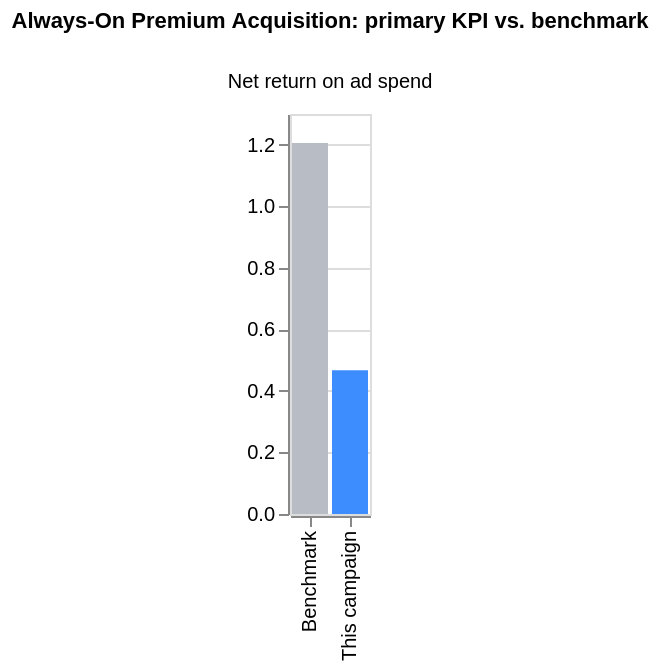

Here is the notebook cell this chart was saved with:
### Markdown cell above
**What to look at:** the decision is traceable — it names the KPI, the benchmark,
and the reason. Here's how that primary KPI compares to its benchmark, and how the
whole portfolio's decisions break down:

### Code cell
rows = [{"Metric": m.label, "Which": "This campaign", "Value": m.actual} for m in p.primary_kpis]
rows += [{"Metric": m.label, "Which": "Benchmark", "Value": m.benchmark} for m in p.primary_kpis]
alt.Chart(pd.DataFrame(rows)).mark_bar().encode(
    x=alt.X("Which:N", title=None), y=alt.Y("Value:Q", title=None),
    color=alt.Color("Which:N", scale=alt.Scale(domain=["This campaign","Benchmark"], range=["#3D8DFF","#B8BCC4"]), legend=None),
    column=alt.Column("Metric:N", title=f"{p.campaign_name}: primary KPI vs. benchmark"),
).properties(height=200)

### Figure 1 — Vega-Lite specification as saved in the notebook (floating-point values rounded to 4 significant figures)
{"$schema": "https://vega.github.io/schema/vega-lite/v5.20.1.json", "config": {"view": {"continuousHeight": 300, "continuousWidth": 300}}, "data": {"name": "data-4a9efd6e6e2729b6d57a2d1dc6ed0bab"}, "datasets": {"data-4a9efd6e6e2729b6d57a2d1dc6ed0bab": [{"Metric": "Net return on ad spend", "Value": 0.4676, "Which": "This campaign"}, {"Metric": "Net return on ad spend", "Value": 1.206, "Which": "Benchmark"}]}, "encoding": {"color": {"field": "Which", "legend": null, "scale": {"domain": ["This campaign", "Benchmark"], "range": ["#3D8DFF", "#B8BCC4"]}, "type": "nominal"}, "column": {"field": "Metric", "title": "Always-On Premium Acquisition: primary KPI vs. benchmark", "type": "nominal"}, "x": {"field": "Which", "title": null, "type": "nominal"}, "y": {"field": "Value", "title": null, "type": "quantitative"}}, "height": 200, "mark": {"type": "bar"}}
